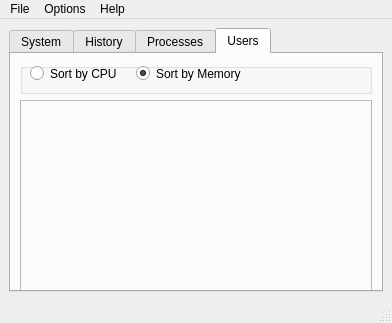
<?xml version="1.0" encoding="UTF-8"?>
<ui version="4.0">
 <class>MainWindow</class>
 <widget class="QMainWindow" name="MainWindow">
  <property name="geometry">
   <rect>
    <x>0</x>
    <y>0</y>
    <width>392</width>
    <height>323</height>
   </rect>
  </property>
  <property name="sizePolicy">
   <sizepolicy hsizetype="Preferred" vsizetype="Preferred">
    <horstretch>0</horstretch>
    <verstretch>0</verstretch>
   </sizepolicy>
  </property>
  <property name="minimumSize">
   <size>
    <width>336</width>
    <height>282</height>
   </size>
  </property>
  <property name="windowTitle">
   <string>System Monitor</string>
  </property>
  <widget class="QWidget" name="centralwidget">
   <layout class="QGridLayout" name="gridLayout">
    <item row="0" column="0">
     <widget class="QTabWidget" name="tabWidget">
      <property name="sizePolicy">
       <sizepolicy hsizetype="MinimumExpanding" vsizetype="MinimumExpanding">
        <horstretch>0</horstretch>
        <verstretch>0</verstretch>
       </sizepolicy>
      </property>
      <property name="minimumSize">
       <size>
        <width>0</width>
        <height>260</height>
       </size>
      </property>
      <property name="layoutDirection">
       <enum>Qt::LeftToRight</enum>
      </property>
      <property name="currentIndex">
       <number>3</number>
      </property>
      <widget class="QWidget" name="tab">
       <attribute name="title">
        <string>System</string>
       </attribute>
       <layout class="QGridLayout" name="gridLayout_5">
        <item row="0" column="0">
         <widget class="QGroupBox" name="groupBox_3">
          <property name="minimumSize">
           <size>
            <width>351</width>
            <height>121</height>
           </size>
          </property>
          <property name="title">
           <string>System Info</string>
          </property>
          <widget class="QWidget" name="">
           <property name="geometry">
            <rect>
             <x>10</x>
             <y>20</y>
             <width>342</width>
             <height>91</height>
            </rect>
           </property>
           <layout class="QVBoxLayout" name="verticalLayout_2">
            <item>
             <widget class="QLabel" name="labelComputerName">
              <property name="sizePolicy">
               <sizepolicy hsizetype="Expanding" vsizetype="Preferred">
                <horstretch>0</horstretch>
                <verstretch>0</verstretch>
               </sizepolicy>
              </property>
              <property name="minimumSize">
               <size>
                <width>340</width>
                <height>0</height>
               </size>
              </property>
              <property name="text">
               <string>Computer Name: </string>
              </property>
             </widget>
            </item>
            <item>
             <widget class="QLabel" name="labelOS">
              <property name="sizePolicy">
               <sizepolicy hsizetype="Expanding" vsizetype="Preferred">
                <horstretch>0</horstretch>
                <verstretch>0</verstretch>
               </sizepolicy>
              </property>
              <property name="minimumSize">
               <size>
                <width>340</width>
                <height>0</height>
               </size>
              </property>
              <property name="text">
               <string>Operating System:</string>
              </property>
             </widget>
            </item>
            <item>
             <widget class="QLabel" name="labelProcFam">
              <property name="sizePolicy">
               <sizepolicy hsizetype="Expanding" vsizetype="Preferred">
                <horstretch>0</horstretch>
                <verstretch>0</verstretch>
               </sizepolicy>
              </property>
              <property name="minimumSize">
               <size>
                <width>340</width>
                <height>0</height>
               </size>
              </property>
              <property name="text">
               <string>Processor Family:</string>
              </property>
             </widget>
            </item>
            <item>
             <widget class="QLabel" name="labelNUsers">
              <property name="sizePolicy">
               <sizepolicy hsizetype="Expanding" vsizetype="Preferred">
                <horstretch>0</horstretch>
                <verstretch>0</verstretch>
               </sizepolicy>
              </property>
              <property name="minimumSize">
               <size>
                <width>340</width>
                <height>0</height>
               </size>
              </property>
              <property name="text">
               <string>Number of Users Logged On:</string>
              </property>
             </widget>
            </item>
            <item>
             <widget class="QLabel" name="labelUptime">
              <property name="sizePolicy">
               <sizepolicy hsizetype="Expanding" vsizetype="Preferred">
                <horstretch>0</horstretch>
                <verstretch>0</verstretch>
               </sizepolicy>
              </property>
              <property name="minimumSize">
               <size>
                <width>340</width>
                <height>0</height>
               </size>
              </property>
              <property name="text">
               <string>System Uptime: </string>
              </property>
             </widget>
            </item>
           </layout>
          </widget>
         </widget>
        </item>
        <item row="1" column="0">
         <widget class="QGroupBox" name="groupBox_5">
          <property name="minimumSize">
           <size>
            <width>271</width>
            <height>101</height>
           </size>
          </property>
          <property name="font">
           <font>
            <weight>50</weight>
            <bold>false</bold>
            <underline>false</underline>
           </font>
          </property>
          <property name="title">
           <string>Composite System Status</string>
          </property>
          <widget class="QProgressBar" name="progressBarStatusMemory">
           <property name="geometry">
            <rect>
             <x>130</x>
             <y>20</y>
             <width>201</width>
             <height>23</height>
            </rect>
           </property>
           <property name="value">
            <number>24</number>
           </property>
          </widget>
          <widget class="QProgressBar" name="progressBarStatusCPU">
           <property name="geometry">
            <rect>
             <x>130</x>
             <y>60</y>
             <width>201</width>
             <height>23</height>
            </rect>
           </property>
           <property name="value">
            <number>24</number>
           </property>
          </widget>
          <widget class="QLabel" name="label_101">
           <property name="geometry">
            <rect>
             <x>20</x>
             <y>20</y>
             <width>101</width>
             <height>16</height>
            </rect>
           </property>
           <property name="font">
            <font>
             <underline>false</underline>
            </font>
           </property>
           <property name="text">
            <string>Memory Usage</string>
           </property>
          </widget>
          <widget class="QLabel" name="label_102">
           <property name="geometry">
            <rect>
             <x>20</x>
             <y>60</y>
             <width>111</width>
             <height>16</height>
            </rect>
           </property>
           <property name="font">
            <font>
             <underline>false</underline>
            </font>
           </property>
           <property name="text">
            <string>CPU Usage</string>
           </property>
          </widget>
          <widget class="QLabel" name="labelMaxMem">
           <property name="geometry">
            <rect>
             <x>20</x>
             <y>40</y>
             <width>91</width>
             <height>16</height>
            </rect>
           </property>
           <property name="text">
            <string>Max Mem:</string>
           </property>
          </widget>
          <widget class="QLabel" name="labelCPUCount">
           <property name="geometry">
            <rect>
             <x>20</x>
             <y>80</y>
             <width>91</width>
             <height>16</height>
            </rect>
           </property>
           <property name="text">
            <string>CPU count:</string>
           </property>
          </widget>
         </widget>
        </item>
       </layout>
      </widget>
      <widget class="QWidget" name="tab_2">
       <attribute name="title">
        <string>History</string>
       </attribute>
       <layout class="QGridLayout" name="gridLayout_2">
        <item row="0" column="0">
         <widget class="QFrame" name="framePlot">
          <property name="sizePolicy">
           <sizepolicy hsizetype="MinimumExpanding" vsizetype="MinimumExpanding">
            <horstretch>0</horstretch>
            <verstretch>0</verstretch>
           </sizepolicy>
          </property>
          <property name="frameShape">
           <enum>QFrame::StyledPanel</enum>
          </property>
          <property name="frameShadow">
           <enum>QFrame::Raised</enum>
          </property>
         </widget>
        </item>
       </layout>
      </widget>
      <widget class="QWidget" name="tab_3">
       <attribute name="title">
        <string>Processes</string>
       </attribute>
       <layout class="QGridLayout" name="gridLayout_3">
        <item row="0" column="0">
         <widget class="QFrame" name="frame">
          <property name="sizePolicy">
           <sizepolicy hsizetype="Expanding" vsizetype="Expanding">
            <horstretch>0</horstretch>
            <verstretch>0</verstretch>
           </sizepolicy>
          </property>
          <property name="frameShape">
           <enum>QFrame::StyledPanel</enum>
          </property>
          <property name="frameShadow">
           <enum>QFrame::Raised</enum>
          </property>
          <layout class="QGridLayout" name="gridLayout_4">
           <item row="0" column="0">
            <widget class="QGroupBox" name="groupBox">
             <property name="sizePolicy">
              <sizepolicy hsizetype="Expanding" vsizetype="Expanding">
               <horstretch>0</horstretch>
               <verstretch>0</verstretch>
              </sizepolicy>
             </property>
             <property name="minimumSize">
              <size>
               <width>0</width>
               <height>35</height>
              </size>
             </property>
             <property name="maximumSize">
              <size>
               <width>16777215</width>
               <height>35</height>
              </size>
             </property>
             <property name="title">
              <string/>
             </property>
             <widget class="QPushButton" name="pushButtonUpdate">
              <property name="geometry">
               <rect>
                <x>10</x>
                <y>10</y>
                <width>80</width>
                <height>15</height>
               </rect>
              </property>
              <property name="minimumSize">
               <size>
                <width>80</width>
                <height>0</height>
               </size>
              </property>
              <property name="maximumSize">
               <size>
                <width>80</width>
                <height>15</height>
               </size>
              </property>
              <property name="font">
               <font>
                <pointsize>7</pointsize>
               </font>
              </property>
              <property name="text">
               <string>Hold Updates</string>
              </property>
             </widget>
             <widget class="QLabel" name="labelLastUpdate">
              <property name="geometry">
               <rect>
                <x>100</x>
                <y>10</y>
                <width>200</width>
                <height>20</height>
               </rect>
              </property>
              <property name="minimumSize">
               <size>
                <width>200</width>
                <height>0</height>
               </size>
              </property>
              <property name="maximumSize">
               <size>
                <width>210</width>
                <height>16777215</height>
               </size>
              </property>
              <property name="text">
               <string>Last Update: </string>
              </property>
             </widget>
            </widget>
           </item>
           <item row="1" column="0">
            <widget class="QTableWidget" name="tableWidgetProcess">
             <property name="sizePolicy">
              <sizepolicy hsizetype="Expanding" vsizetype="Expanding">
               <horstretch>100</horstretch>
               <verstretch>100</verstretch>
              </sizepolicy>
             </property>
             <property name="minimumSize">
              <size>
               <width>311</width>
               <height>201</height>
              </size>
             </property>
             <property name="editTriggers">
              <set>QAbstractItemView::NoEditTriggers</set>
             </property>
             <property name="sortingEnabled">
              <bool>true</bool>
             </property>
             <property name="rowCount">
              <number>10</number>
             </property>
             <property name="columnCount">
              <number>5</number>
             </property>
             <attribute name="horizontalHeaderDefaultSectionSize">
              <number>57</number>
             </attribute>
             <attribute name="horizontalHeaderShowSortIndicator" stdset="0">
              <bool>true</bool>
             </attribute>
             <attribute name="horizontalHeaderStretchLastSection">
              <bool>true</bool>
             </attribute>
             <attribute name="verticalHeaderVisible">
              <bool>false</bool>
             </attribute>
             <attribute name="verticalHeaderDefaultSectionSize">
              <number>20</number>
             </attribute>
             <attribute name="verticalHeaderStretchLastSection">
              <bool>true</bool>
             </attribute>
             <row/>
             <row/>
             <row/>
             <row/>
             <row/>
             <row/>
             <row/>
             <row/>
             <row/>
             <row/>
             <column>
              <property name="text">
               <string>PID</string>
              </property>
             </column>
             <column>
              <property name="text">
               <string>USER</string>
              </property>
             </column>
             <column>
              <property name="text">
               <string>CPU%</string>
              </property>
             </column>
             <column>
              <property name="text">
               <string>MEM%</string>
              </property>
             </column>
             <column>
              <property name="text">
               <string>NAME</string>
              </property>
             </column>
            </widget>
           </item>
          </layout>
         </widget>
        </item>
       </layout>
      </widget>
      <widget class="QWidget" name="tab_4">
       <attribute name="title">
        <string>Users</string>
       </attribute>
       <layout class="QVBoxLayout" name="verticalLayout">
        <item>
         <widget class="QGroupBox" name="groupBox_2">
          <property name="sizePolicy">
           <sizepolicy hsizetype="Expanding" vsizetype="Expanding">
            <horstretch>0</horstretch>
            <verstretch>0</verstretch>
           </sizepolicy>
          </property>
          <property name="minimumSize">
           <size>
            <width>331</width>
            <height>31</height>
           </size>
          </property>
          <property name="maximumSize">
           <size>
            <width>16777215</width>
            <height>31</height>
           </size>
          </property>
          <property name="title">
           <string/>
          </property>
          <widget class="QRadioButton" name="radioButtonCPU">
           <property name="geometry">
            <rect>
             <x>10</x>
             <y>0</y>
             <width>100</width>
             <height>21</height>
            </rect>
           </property>
           <property name="sizePolicy">
            <sizepolicy hsizetype="Expanding" vsizetype="Fixed">
             <horstretch>0</horstretch>
             <verstretch>0</verstretch>
            </sizepolicy>
           </property>
           <property name="minimumSize">
            <size>
             <width>100</width>
             <height>21</height>
            </size>
           </property>
           <property name="text">
            <string>Sort by CPU</string>
           </property>
          </widget>
          <widget class="QRadioButton" name="radioButtonMem">
           <property name="geometry">
            <rect>
             <x>116</x>
             <y>0</y>
             <width>120</width>
             <height>21</height>
            </rect>
           </property>
           <property name="sizePolicy">
            <sizepolicy hsizetype="Expanding" vsizetype="Fixed">
             <horstretch>0</horstretch>
             <verstretch>0</verstretch>
            </sizepolicy>
           </property>
           <property name="minimumSize">
            <size>
             <width>120</width>
             <height>21</height>
            </size>
           </property>
           <property name="text">
            <string>Sort by Memory</string>
           </property>
           <property name="checked">
            <bool>true</bool>
           </property>
          </widget>
         </widget>
        </item>
        <item>
         <widget class="QFrame" name="frameBar">
          <property name="sizePolicy">
           <sizepolicy hsizetype="MinimumExpanding" vsizetype="MinimumExpanding">
            <horstretch>0</horstretch>
            <verstretch>0</verstretch>
           </sizepolicy>
          </property>
          <property name="minimumSize">
           <size>
            <width>331</width>
            <height>201</height>
           </size>
          </property>
          <property name="frameShape">
           <enum>QFrame::StyledPanel</enum>
          </property>
          <property name="frameShadow">
           <enum>QFrame::Raised</enum>
          </property>
          <zorder>groupBox_2</zorder>
         </widget>
        </item>
       </layout>
      </widget>
     </widget>
    </item>
   </layout>
  </widget>
  <widget class="QMenuBar" name="menubar">
   <property name="geometry">
    <rect>
     <x>0</x>
     <y>0</y>
     <width>392</width>
     <height>21</height>
    </rect>
   </property>
   <widget class="QMenu" name="menuFile">
    <property name="title">
     <string>File</string>
    </property>
    <addaction name="actionExit"/>
   </widget>
   <widget class="QMenu" name="menuOptions">
    <property name="title">
     <string>Options</string>
    </property>
    <widget class="QMenu" name="menuUpdate_Rate">
     <property name="title">
      <string>Display Period</string>
     </property>
     <addaction name="action60Seconds"/>
     <addaction name="action300Seconds"/>
     <addaction name="action600Seconds"/>
     <addaction name="action3600Seconds"/>
    </widget>
    <widget class="QMenu" name="menuUpdate_Rate_2">
     <property name="title">
      <string>Update Rate</string>
     </property>
     <addaction name="action1_Second"/>
     <addaction name="action2_Seconds"/>
     <addaction name="action5_Seconds"/>
     <addaction name="action10_Seconds"/>
    </widget>
    <addaction name="menuUpdate_Rate_2"/>
    <addaction name="menuUpdate_Rate"/>
    <addaction name="actionCheck_Matlab_Licenses"/>
   </widget>
   <widget class="QMenu" name="menuHelp">
    <property name="title">
     <string>Help</string>
    </property>
    <addaction name="actionAbout"/>
   </widget>
   <addaction name="menuFile"/>
   <addaction name="menuOptions"/>
   <addaction name="menuHelp"/>
  </widget>
  <widget class="QStatusBar" name="statusbar"/>
  <action name="actionExit">
   <property name="text">
    <string>Exit</string>
   </property>
  </action>
  <action name="action60Seconds">
   <property name="text">
    <string>60 Seconds</string>
   </property>
  </action>
  <action name="action300Seconds">
   <property name="text">
    <string>300 Seconds</string>
   </property>
  </action>
  <action name="action600Seconds">
   <property name="text">
    <string>600 Seconds</string>
   </property>
  </action>
  <action name="action3600Seconds">
   <property name="text">
    <string>3600 Seconds</string>
   </property>
  </action>
  <action name="actionAbout">
   <property name="text">
    <string>About</string>
   </property>
  </action>
  <action name="actionCheck_Matlab_Licenses">
   <property name="text">
    <string>Check Matlab Licenses</string>
   </property>
  </action>
  <action name="action1_Second">
   <property name="text">
    <string>1 Second</string>
   </property>
  </action>
  <action name="action2_Seconds">
   <property name="text">
    <string>2 Seconds</string>
   </property>
  </action>
  <action name="action5_Seconds">
   <property name="text">
    <string>5 Seconds</string>
   </property>
  </action>
  <action name="action10_Seconds">
   <property name="text">
    <string>10 Seconds</string>
   </property>
  </action>
 </widget>
 <resources/>
 <connections/>
</ui>
